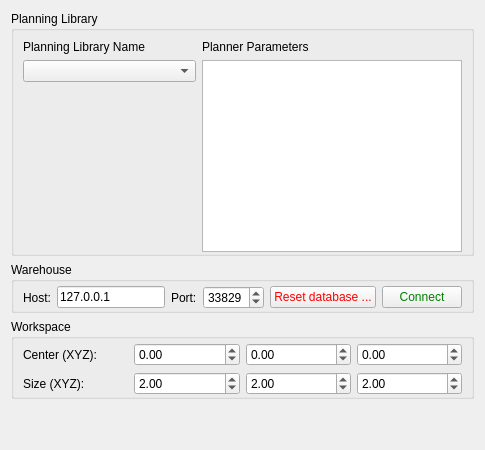
     <widget class="QWidget" name="context">
      <attribute name="title">
       <string>Context</string>
      </attribute>
      <layout class="QVBoxLayout" name="verticalLayout_3">
       <item>
        <widget class="QGroupBox" name="groupBox1">
         <property name="title">
          <string>Planning Library</string>
         </property>
         <layout class="QHBoxLayout" name="horizontalLayout_8" stretch="2,3">
          <property name="bottomMargin">
           <number>1</number>
          </property>
          <item>
           <layout class="QVBoxLayout" name="verticalLayout_13">
            <item>
             <widget class="QLabel" name="library_label">
              <property name="sizePolicy">
               <sizepolicy hsizetype="MinimumExpanding" vsizetype="Preferred">
                <horstretch>0</horstretch>
                <verstretch>0</verstretch>
               </sizepolicy>
              </property>
              <property name="text">
               <string>Planning Library Name</string>
              </property>
             </widget>
            </item>
            <item>
             <widget class="QComboBox" name="planning_algorithm_combo_box">
              <property name="sizePolicy">
               <sizepolicy hsizetype="MinimumExpanding" vsizetype="Preferred">
                <horstretch>0</horstretch>
                <verstretch>0</verstretch>
               </sizepolicy>
              </property>
             </widget>
            </item>
            <item>
             <spacer name="verticalSpacer_10">
              <property name="orientation">
               <enum>Qt::Vertical</enum>
              </property>
              <property name="sizeType">
               <enum>QSizePolicy::Expanding</enum>
              </property>
              <property name="sizeHint" stdset="0">
               <size>
                <width>20</width>
                <height>40</height>
               </size>
              </property>
             </spacer>
            </item>
           </layout>
          </item>
          <item>
           <layout class="QVBoxLayout" name="verticalLayout_14">
            <item>
             <widget class="QLabel" name="label_15">
              <property name="text">
               <string>Planner Parameters</string>
              </property>
             </widget>
            </item>
            <item>
             <widget class="moveit_rviz_plugin::MotionPlanningParamWidget" name="planner_param_treeview">
              <property name="indentation">
               <number>0</number>
              </property>
              <property name="rootIsDecorated">
               <bool>false</bool>
              </property>
              <attribute name="headerMinimumSectionSize">
               <number>20</number>
              </attribute>
             </widget>
            </item>
           </layout>
          </item>
         </layout>
        </widget>
       </item>
       <item>
        <widget class="QGroupBox" name="groupBox2">
         <property name="title">
          <string>Warehouse</string>
         </property>
         <layout class="QHBoxLayout" name="horizontalLayout">
          <property name="topMargin">
           <number>4</number>
          </property>
          <property name="bottomMargin">
           <number>1</number>
          </property>
          <item>
           <widget class="QLabel" name="label_2">
            <property name="text">
             <string>Host:</string>
            </property>
           </widget>
          </item>
          <item>
           <widget class="QLineEdit" name="database_host">
            <property name="text">
             <string>127.0.0.1</string>
            </property>
           </widget>
          </item>
          <item>
           <widget class="QLabel" name="label_3">
            <property name="text">
             <string>Port:</string>
            </property>
           </widget>
          </item>
          <item>
           <widget class="QSpinBox" name="database_port">
            <property name="maximum">
             <number>65535</number>
            </property>
            <property name="value">
             <number>33829</number>
            </property>
           </widget>
          </item>
          <item>
           <widget class="QPushButton" name="reset_db_button">
            <property name="styleSheet">
             <string notr="true">color:red</string>
            </property>
            <property name="text">
             <string>Reset database ...</string>
            </property>
            <property name="default">
             <bool>false</bool>
            </property>
            <property name="flat">
             <bool>false</bool>
            </property>
           </widget>
          </item>
          <item>
           <widget class="QPushButton" name="database_connect_button">
            <property name="styleSheet">
             <string notr="true">color:green</string>
            </property>
            <property name="text">
             <string>Connect</string>
            </property>
            <property name="checkable">
             <bool>false</bool>
            </property>
            <property name="checked">
             <bool>false</bool>
            </property>
            <property name="default">
             <bool>false</bool>
            </property>
            <property name="flat">
             <bool>false</bool>
            </property>
           </widget>
          </item>
         </layout>
        </widget>
       </item>
       <item>
        <widget class="QGroupBox" name="groupBox_6">
         <property name="title">
          <string>Workspace</string>
         </property>
         <layout class="QGridLayout" name="gridLayout_18">
          <property name="topMargin">
           <number>4</number>
          </property>
          <property name="bottomMargin">
           <number>1</number>
          </property>
          <item row="0" column="0">
           <widget class="QLabel" name="label_21">
            <property name="text">
             <string>Center (XYZ):</string>
            </property>
           </widget>
          </item>
          <item row="0" column="1">
           <widget class="QDoubleSpinBox" name="wcenter_x">
            <property name="sizePolicy">
             <sizepolicy hsizetype="Ignored" vsizetype="Fixed">
              <horstretch>0</horstretch>
              <verstretch>0</verstretch>
             </sizepolicy>
            </property>
            <property name="minimum">
             <double>-10000.000000000000000</double>
            </property>
            <property name="maximum">
             <double>10000.000000000000000</double>
            </property>
           </widget>
          </item>
          <item row="0" column="2">
           <widget class="QDoubleSpinBox" name="wcenter_y">
            <property name="sizePolicy">
             <sizepolicy hsizetype="Ignored" vsizetype="Fixed">
              <horstretch>0</horstretch>
              <verstretch>0</verstretch>
             </sizepolicy>
            </property>
            <property name="minimum">
             <double>-10000.000000000000000</double>
            </property>
            <property name="maximum">
             <double>10000.000000000000000</double>
            </property>
           </widget>
          </item>
          <item row="0" column="3">
           <widget class="QDoubleSpinBox" name="wcenter_z">
            <property name="sizePolicy">
             <sizepolicy hsizetype="Ignored" vsizetype="Fixed">
              <horstretch>0</horstretch>
              <verstretch>0</verstretch>
             </sizepolicy>
            </property>
            <property name="minimum">
             <double>-10000.000000000000000</double>
            </property>
            <property name="maximum">
             <double>10000.000000000000000</double>
            </property>
           </widget>
          </item>
          <item row="1" column="0">
           <widget class="QLabel" name="label_22">
            <property name="text">
             <string>Size (XYZ):</string>
            </property>
           </widget>
          </item>
          <item row="1" column="1">
           <widget class="QDoubleSpinBox" name="wsize_x">
            <property name="sizePolicy">
             <sizepolicy hsizetype="Ignored" vsizetype="Fixed">
              <horstretch>0</horstretch>
              <verstretch>0</verstretch>
             </sizepolicy>
            </property>
            <property name="wrapping">
             <bool>false</bool>
            </property>
            <property name="minimum">
             <double>-10000.000000000000000</double>
            </property>
            <property name="maximum">
             <double>10000.000000000000000</double>
            </property>
            <property name="value">
             <double>2.000000000000000</double>
            </property>
           </widget>
          </item>
          <item row="1" column="2">
           <widget class="QDoubleSpinBox" name="wsize_y">
            <property name="sizePolicy">
             <sizepolicy hsizetype="Ignored" vsizetype="Fixed">
              <horstretch>0</horstretch>
              <verstretch>0</verstretch>
             </sizepolicy>
            </property>
            <property name="minimum">
             <double>-10000.000000000000000</double>
            </property>
            <property name="maximum">
             <double>10000.000000000000000</double>
            </property>
            <property name="value">
             <double>2.000000000000000</double>
            </property>
           </widget>
          </item>
          <item row="1" column="3">
           <widget class="QDoubleSpinBox" name="wsize_z">
            <property name="sizePolicy">
             <sizepolicy hsizetype="Ignored" vsizetype="Fixed">
              <horstretch>0</horstretch>
              <verstretch>0</verstretch>
             </sizepolicy>
            </property>
            <property name="minimum">
             <double>-10000.000000000000000</double>
            </property>
            <property name="maximum">
             <double>10000.000000000000000</double>
            </property>
            <property name="value">
             <double>2.000000000000000</double>
            </property>
           </widget>
          </item>
         </layout>
        </widget>
       </item>
       <item>
        <spacer name="verticalSpacer_5">
         <property name="orientation">
          <enum>Qt::Vertical</enum>
         </property>
         <property name="sizeHint" stdset="0">
          <size>
           <width>20</width>
           <height>40</height>
          </size>
         </property>
        </spacer>
       </item>
      </layout>
     </widget>
